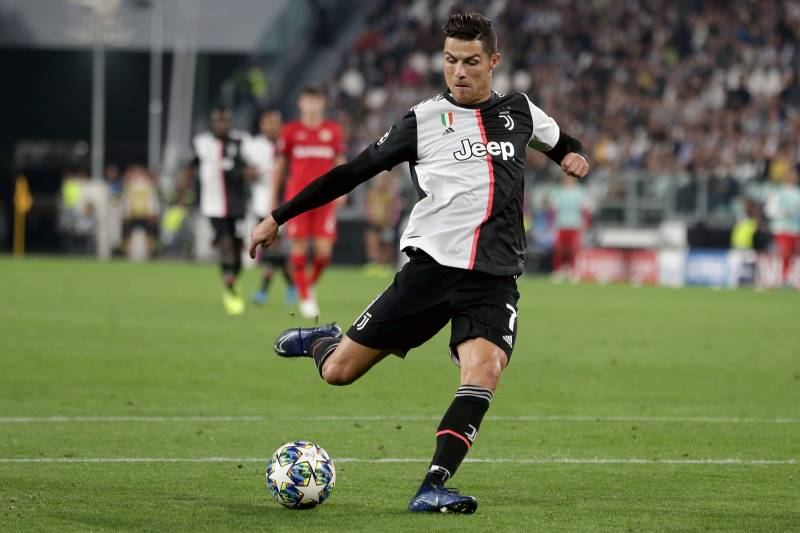
#> input picture img/ronaldo.jpg, 800 x 533 px, found by its file name
$ python image_piramate.py
#> lines starting #> are read from the running program, lines starting #| are printed output that depends on the picture
# -*- coding: utf-8 -*-
"""
Created on Thu May  7 13:37:39 2020

@author: JIt Shil
"""


import cv2
import matplotlib.pyplot as plt

img = cv2.imread('ronaldo.jpg')
#> img is the input picture: shape (533, 800, 3); mean B, G, R 78, 108.9, 103.7
layar = img.copy()
gp = [layar]

for i in range(6):
    layar = cv2.pyrDown(layar)
    gp.append(layar)
    cv2.imshow(str(i), layar)
#> this loop made 6 passes
#> pass 2, `layar = cv2.pyrDown(layar)`:
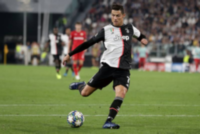
#> layar: shape (134, 200, 3); mean B, G, R 77.9, 108.8, 103.5
#> pass 3, `layar = cv2.pyrDown(layar)`:
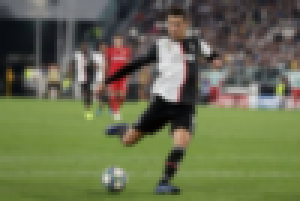
#> layar: shape (67, 100, 3) (shown 3 times larger); mean B, G, R 77.9, 108.6, 103.3
#> after the loop, gp = 7 items

#cv2.imshow('original photo', img)


layar = gp[5]
lp = [layar]

for i in range(5, 0, -1):
    gaussian_extend = cv2.pyrUp(gp[i])
#> (the run stopped early here; a loop or call above may not have finished)
